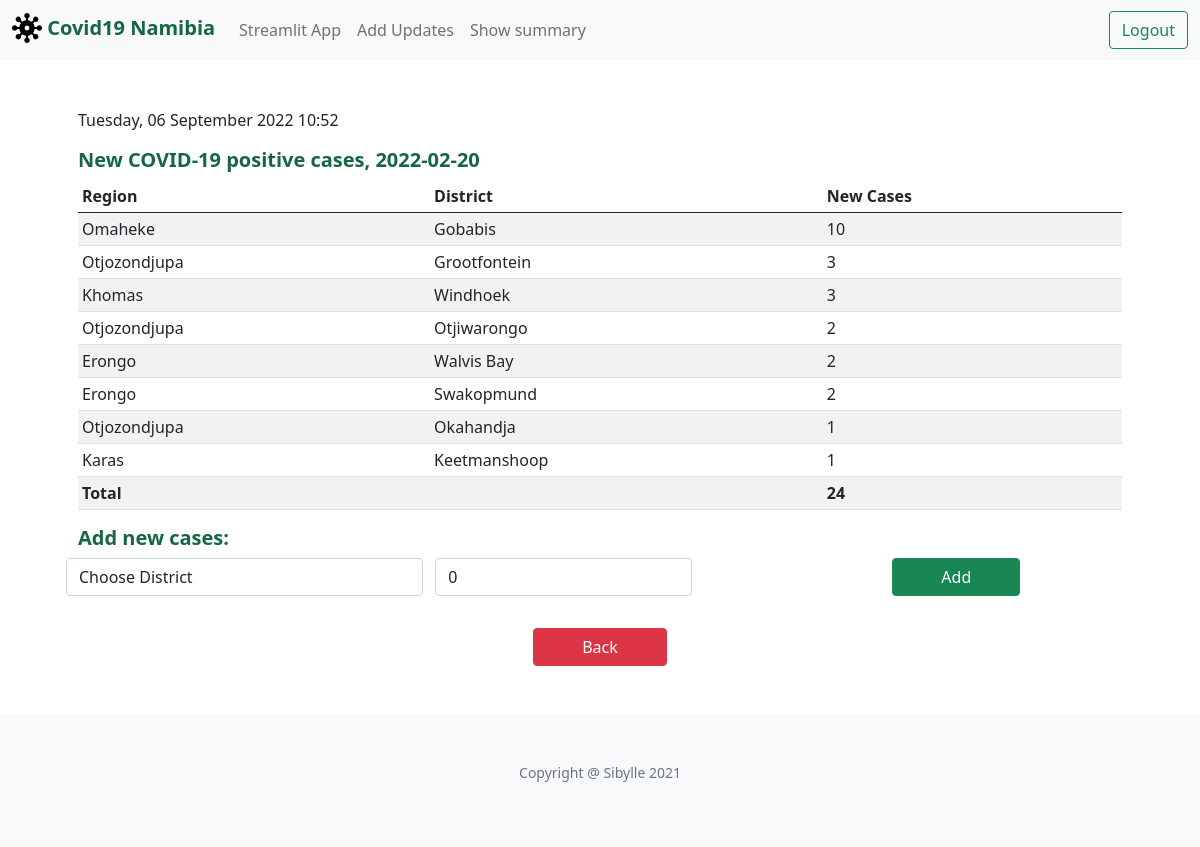
The app's page /add_cases (signed in) with its own data.
### tables this page shows
CREATE TABLE districts(id INTEGER PRIMARY KEY, district TEXT NOT NULL, region TEXT NOT NULL);

### application.py (the view)
@app.route("/add_cases", methods=["GET", "POST"])
@login_required
def add_cases():
    now=datetime.now(timezone("Africa/Johannesburg"))
    date_now=now.date()
    row = db.execute("SELECT * FROM active_date")
    new_date_str=row[0]['active_date']
    new_date = datetime.strptime(new_date_str, '%Y-%m-%d').date()
    if request.method == "POST":
        if not request.form.get("district"):
            return apology("must provide district", 400)
        if not request.form.get("new_cases"):
            no_cases=0
        else:
            no_cases=int(request.form.get("new_cases"))
        district = request.form.get("district")
        check=db.execute("SELECT * FROM cases WHERE cases_date LIKE ? AND district LIKE ? ", new_date,district)
        if len(check)== 1:
            return render_template("update_cases.html",new_date=new_date,check=check[0],now=now)
        db.execute("INSERT INTO cases(cases_date,district,new_cases,update_date) VALUES (?,?,?,?)", new_date,district,no_cases,date_now)
        district_list=[]
        temp = db.execute("SELECT DISTINCT district FROM districts")
        for d in temp:
            district_list.append(d['district'])
        district_list.append('unknown')
        rows = db.execute("SELECT * FROM cases JOIN districts ON cases.district = districts.district WHERE cases_date LIKE ? ORDER BY new_cases DESC", new_date)
        return render_template("add_cases.html",new_date=new_date,district_list=district_list,new_cases=rows,now=now)
    else:
        district_list=[]
        temp = db.execute("SELECT DISTINCT district FROM districts")
        for d in temp:
            district_list.append(d['district'])
        district_list.append('unknown')
        rows = db.execute("SELECT * FROM cases JOIN districts ON cases.district = districts.district WHERE cases_date LIKE ? ORDER BY new_cases DESC", new_date)
        return render_template("add_cases.html",new_date=new_date,district_list=district_list,new_cases=rows,now=now)

### application.py (called while the page is built)
def login_required(f):
    @wraps(f)
    def decorated_function(*args, **kwargs):
        if session.get("user_id") is None:
            return redirect("/login")
        return f(*args, **kwargs)
    return decorated_function

@app.after_request
def after_request(response):
    response.headers["Cache-Control"] = "no-cache, no-store, must-revalidate"
    response.headers["Expires"] = 0
    response.headers["Pragma"] = "no-cache"
    return response

### templates/add_cases.html (shortened to what this page needs)
{% extends "layout.html" %}
{% block main %}
  <p>{{ now.strftime("%A, %d %B %Y %H:%M") }}</p>
  <h5>New COVID-19 positive cases, {{ new_date }}</h5>
  <table class="table table-sm table-striped">
    <thead>
        <tr>
            <th scope="col">Region</th>
            <th scope="col">District</th>
            <th scope="col">New Cases</th>
        </tr>
    </thead>
    <tbody>
        {% if new_cases %}
        {% for row in new_cases %}
        <tr>
            <td class="text-left">{{ row.region }}</td>
            <td class="text-left">{{ row.district }}</td>
            <td class="text-left">{{ row.new_cases }}</td>
        </tr>
        {% endfor %}
        <tr>
            <td class="text-left" colspan="2"><strong>Total</strong></td>
            <td class="text-left"> <strong>{{ new_cases|sum("new_cases") }}</strong>
        </tr>
        {% endif %}
    </tbody>
  </table>
  <form action="/add_cases" method="post">
        <h5> Add new cases:</h5>
        <div class="row">
            <select class="form-control col mb-2" name="district">
                <option disabled selected value="">Choose District</option>
            </select>
            <div class="form-group col mb-2">
                <input autocomplete="off" autofocus class="form-control" name="new_cases" placeholder="0" value="0" type="number">
            </div>
            <div class="col text-center">
                <button class="btn btn-success px-5" type="submit">Add</button>
            </div>
        </div>
  </form>
  <div class="text-center mt-4">
      <a class="btn btn btn-danger px-5" href="./" role="button">Back</a>
  </div>
{% endblock %}

### static/styles.css (style rules this page uses)
body { font-weight: 400; font-style: normal; font-size: 16px; opacity: 1; visibility: visible; }
h2,h5 { color: #146740; font-weight:600; }
.form-control { display: inline-block; width: auto; }

### records on screen
districts: region "Omaheke", district "Gobabis", new_cases "10"
districts: region "Otjozondjupa", district "Grootfontein", new_cases "3"
districts: region "Khomas", district "Windhoek", new_cases "3"
districts: region "Otjozondjupa", district "Otjiwarongo", new_cases "2"
districts: region "Erongo", district "Walvis Bay", new_cases "2"
districts: region "Erongo", district "Swakopmund", new_cases "2"
districts: region "Otjozondjupa", district "Okahandja", new_cases "1"
districts: region "Karas", district "Keetmanshoop", new_cases "1"

### other values on screen
{{ now.strftime("%A, %d %B %Y %H:%M") }} "Tuesday, 06 September 2022 10:52"
{{ new_date }} "2022-02-20"
{{ new_cases|sum("new_cases") }} "24"
